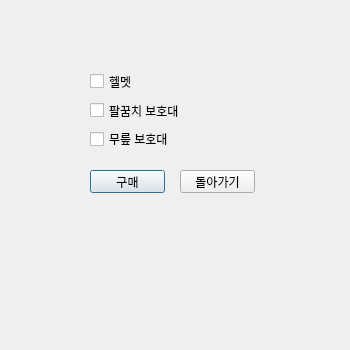
<?xml version="1.0" encoding="UTF-8"?>
<ui version="4.0">
 <class>Dialog</class>
 <widget class="QDialog" name="Dialog">
  <property name="geometry">
   <rect>
    <x>0</x>
    <y>0</y>
    <width>350</width>
    <height>350</height>
   </rect>
  </property>
  <property name="windowTitle">
   <string>2ndWindow</string>
  </property>
  <widget class="QPushButton" name="purc_button">
   <property name="geometry">
    <rect>
     <x>90</x>
     <y>170</y>
     <width>75</width>
     <height>23</height>
    </rect>
   </property>
   <property name="text">
    <string>구매</string>
   </property>
   <property name="iconSize">
    <size>
     <width>20</width>
     <height>20</height>
    </size>
   </property>
   <property name="autoRepeatDelay">
    <number>300</number>
   </property>
  </widget>
  <widget class="QPushButton" name="back_button">
   <property name="geometry">
    <rect>
     <x>180</x>
     <y>170</y>
     <width>75</width>
     <height>23</height>
    </rect>
   </property>
   <property name="text">
    <string>돌아가기</string>
   </property>
  </widget>
  <widget class="QWidget" name="verticalLayoutWidget">
   <property name="geometry">
    <rect>
     <x>90</x>
     <y>70</y>
     <width>161</width>
     <height>80</height>
    </rect>
   </property>
   <layout class="QVBoxLayout" name="verticalLayout">
    <property name="leftMargin">
     <number>0</number>
    </property>
    <item>
     <widget class="QCheckBox" name="checkBox">
      <property name="layoutDirection">
       <enum>Qt::LeftToRight</enum>
      </property>
      <property name="text">
       <string>헬멧</string>
      </property>
     </widget>
    </item>
    <item>
     <widget class="QCheckBox" name="checkBox_2">
      <property name="text">
       <string>팔꿈치 보호대</string>
      </property>
     </widget>
    </item>
    <item>
     <widget class="QCheckBox" name="checkBox_3">
      <property name="text">
       <string>무릎 보호대</string>
      </property>
     </widget>
    </item>
   </layout>
  </widget>
 </widget>
 <resources/>
 <connections>
  <connection>
   <sender>purc_button</sender>
   <signal>clicked()</signal>
   <receiver>Dialog</receiver>
   <slot>next3()</slot>
   <hints>
    <hint type="sourcelabel">
     <x>98</x>
     <y>151</y>
    </hint>
    <hint type="destinationlabel">
     <x>96</x>
     <y>163</y>
    </hint>
   </hints>
  </connection>
  <connection>
   <sender>back_button</sender>
   <signal>clicked()</signal>
   <receiver>Dialog</receiver>
   <slot>before1()</slot>
   <hints>
    <hint type="sourcelabel">
     <x>193</x>
     <y>151</y>
    </hint>
    <hint type="destinationlabel">
     <x>192</x>
     <y>169</y>
    </hint>
   </hints>
  </connection>
 </connections>
 <slots>
  <slot>next3()</slot>
  <slot>next1()</slot>
  <slot>before1()</slot>
 </slots>
</ui>
